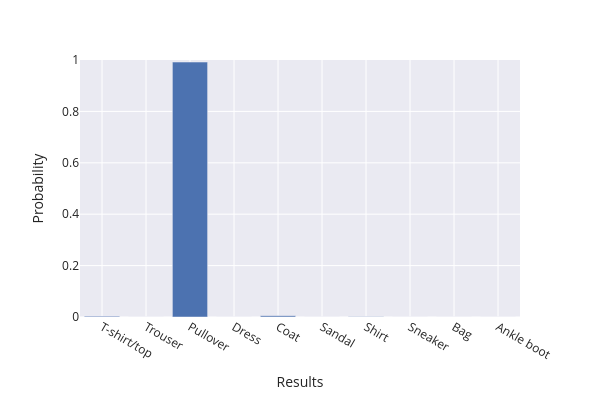

Notebook cell for this chart:
### Markdown cell above
#### Plot prediction probability for each garment in the dataset

### Code cell
fig = px.bar(
        prob_per_class,
        x = 'Results',
        y = 'Probability',
        range_y=[0,1],
        width=600, height=400,template='seaborn')
fig.update_xaxes(type='category')
fig.show()

### Figure 1 — Plotly figure (JSON) as saved in the notebook; plotly's stock layout.template omitted (floating-point values rounded to 4 significant figures)
{"data": [{"hovertemplate": "Results=%{x}<br>Probability=%{y}<extra></extra>", "legendgroup": "", "marker": {"color": "rgb(76,114,176)", "pattern": {"shape": ""}}, "name": "", "orientation": "v", "showlegend": false, "textposition": "auto", "type": "bar", "x": ["T-shirt/top", "Trouser", "Pullover", "Dress", "Coat", "Sandal", "Shirt", "Sneaker", "Bag", "Ankle boot"], "xaxis": "x", "y": [0.003, 0.0, 0.992, 0.0, 0.005, 0.0, 0.001, 0.0, 0.0, 0.0], "yaxis": "y"}], "layout": {"barmode": "relative", "height": 400, "legend": {"tracegroupgap": 0}, "margin": {"t": 60}, "width": 600, "xaxis": {"anchor": "y", "domain": [0, 1], "title": {"text": "Results"}, "type": "category"}, "yaxis": {"anchor": "x", "domain": [0, 1], "range": [0, 1], "title": {"text": "Probability"}}}}
